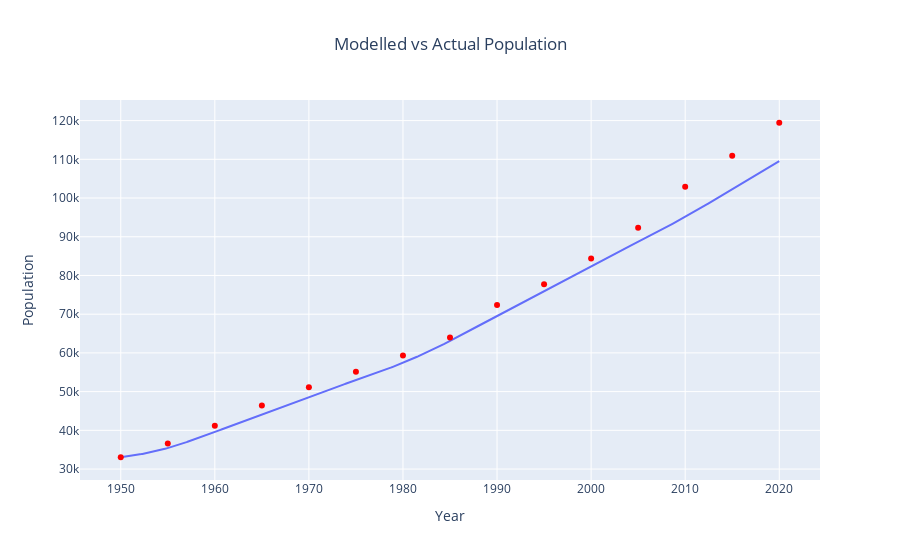

The notebook cell saved with this chart:
### Code cell
fig2_1 = px.line(
    derived_df_0,
    x=derived_df_0.index,
    y="total_population",
)
fig2_2 = px.scatter(total_pop, x="year", y="sum")
fig2_2.update_traces(marker=dict(color="red"))
fig2_3 = go.Figure(
    data=fig2_1.data + fig2_2.data,
)
fig2_3.update_layout(
    title="Modelled vs Actual Population", title_x=0.5, xaxis_title="Year", yaxis_title="Population"
)
fig2_3.show()

### Figure 1 — Plotly figure (JSON) as saved in the notebook; plotly's stock layout.template omitted (floating-point values rounded to 4 significant figures; data arrays with more than 128 entries replaced by an {"elided": "..."} marker saying what was removed)
{"data": [{"hovertemplate": "index=%{x}<br>total_population=%{y}<extra></extra>", "legendgroup": "", "line": {"color": "#636efa", "dash": "solid"}, "marker": {"symbol": "circle"}, "mode": "lines", "name": "", "orientation": "v", "showlegend": false, "type": "scatter", "x": {"elided": "701 float values"}, "xaxis": "x", "y": {"elided": "701 float values"}, "yaxis": "y"}, {"hovertemplate": "year=%{x}<br>sum=%{y}<extra></extra>", "legendgroup": "", "marker": {"color": "red", "symbol": "circle"}, "mode": "markers", "name": "", "orientation": "v", "showlegend": false, "type": "scatter", "x": [1950, 1955, 1960, 1965, 1970, 1975, 1980, 1985, 1990, 1995, 2000, 2005, 2010, 2015, 2020], "xaxis": "x", "y": [33048, 36573, 41202, 46429, 51151, 55114, 59301, 63986, 72400, 77723, 84396, 92325, 102927, 110929, 119447], "yaxis": "y"}], "layout": {"title": {"text": "Modelled vs Actual Population", "x": 0.5}, "xaxis": {"title": {"text": "Year"}}, "yaxis": {"title": {"text": "Population"}}}}
